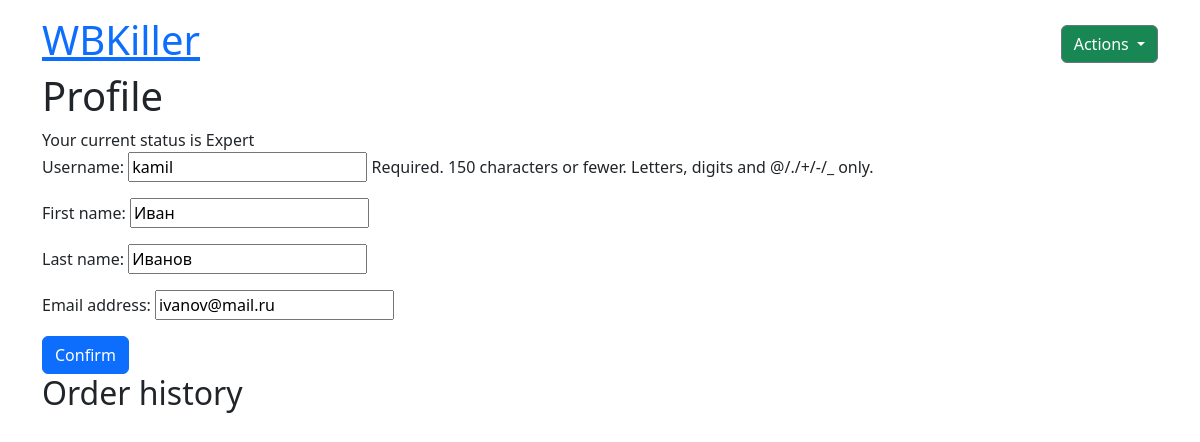
Before: /profile/4 (signed in) with the older database file.
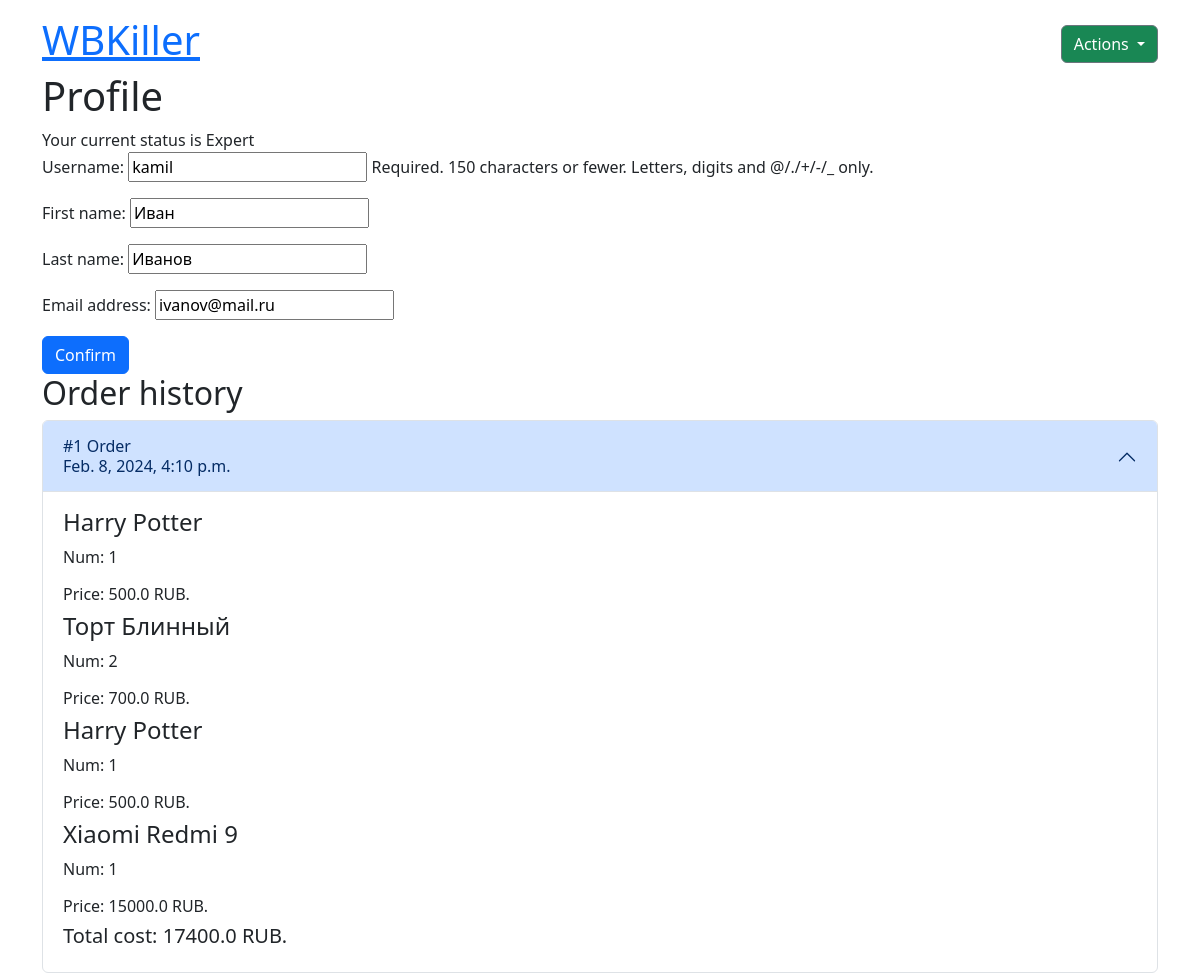
After: the same page with the newer database file.
### app_shop/models.py (models this page shows, shortened)
class Order(models.Model):
    user = models.ForeignKey(User, on_delete=models.CASCADE, verbose_name='пользователь')
    date = models.DateTimeField(auto_now_add=True, verbose_name='дата заказа')
    cart_good = models.ManyToManyField(GoodCart, verbose_name='товар из корзины')
    amount = models.FloatField(default=0, verbose_name='общая стоимость')
    class Meta:
        db_table = 'order'
        verbose_name = 'заказ'
        verbose_name_plural = 'заказы'

class GoodCart(models.Model): #7
    user = models.ForeignKey(User, verbose_name='пользователь', on_delete=models.CASCADE)
    good = models.ForeignKey(Good, verbose_name='товар', on_delete=models.CASCADE)
    good_num = models.PositiveIntegerField(default=1, verbose_name='кол-во товаров')
    payment_choices = [
        ('p', 'Оплаче'),
        ('n', 'Не оплачен')
    ]
    payment_flag = models.CharField(choices=payment_choices, max_length=1, default='n', verbose_name='статус оплаты')
    class Meta:
        db_table = 'good2cart'
        verbose_name = 'корзина'
        verbose_name_plural = 'корзины'

class Good(models.Model): #6
    name = models.CharField(max_length=25, db_index=True, verbose_name='название товара')
    category = models.ForeignKey(GoodCategory, on_delete=models.CASCADE, verbose_name='категория', null=True) #внешний ключ
    price = models.FloatField(verbose_name='цена')
    description = models.TextField(verbose_name='описание товара')
    shop = models.ForeignKey(Shop, on_delete=models.CASCADE, related_name='goods', verbose_name='магазин')
    image = models.ImageField(upload_to='goods', verbose_name='картинка товара')
    amount = models.PositiveIntegerField(verbose_name='кол-во товара')
    activity_choices = [
        ('a', 'Активный'),
        ('i', 'Стоп-лист')
    ]
    activity_flag = models.CharField(choices=activity_choices, max_length=1, default='i', verbose_name='флаг активности')
    class Meta:
        db_table = 'good'
        verbose_name = 'товар'
        verbose_name_plural = 'товары'

### app_shop/views.py (the view, shortened to what this page needs)
# urls.py: path('profile/<int:pk>', UserUpdateView.as_view(), name='profile'),
class UserUpdateView(UpdateView):
    model = User
    fields = ('username', 'first_name', 'last_name', 'email')
    template_name = 'app_shop/profile.html'
    def get_context_data(self, **kwargs):
        context = super(UserUpdateView, self).get_context_data(**kwargs)
        context['orders'] = Order.objects.prefetch_related('cart_good').filter(user=self.request.user).order_by('-date')
        return context

### app_shop/templates/app_shop/profile.html (shortened to what this page needs)
{% extends 'app_shop/base.html' %}
{% block main %}
    <h1>Profile</h1>
    {% if object.profile.status_flag == 'new' %}
        <span>Your current status is Trainee</span>
    {% elif object.profile.status_flag == 'adv' %}
        <span>Your current status is Advanced</span>
    {% else %}
        <span>Your current status is Expert</span>
    {% endif %}
    <form method="post">
        {{form.as_p}}
        <button class="btn btn-primary" type="submit">Confirm</button>
    </form>
<h2>Order history</h2>
<div class="accordion" id="accordionExample">
    {% for order in orders %}
        <div class="accordion-item">
    <h2 class="accordion-header">
      <button class="accordion-button" type="button" data-bs-toggle="collapse" data-bs-target="#collapseOne" aria-expanded="true" aria-controls="collapseOne">
        #{{order.id}} Order <br>{{order.date}}
      </button>
    </h2>
    <div id="collapseOne" class="accordion-collapse collapse show" data-bs-parent="#accordionExample">
      <div class="accordion-body d-flex flex-column">
          {% for i_good in order.cart_good.all %}
            <div>
                <h4>{{i_good.good.name}}</h4>
            </div>
          <div>
              <p>Num: {{i_good.good_num}}</p>
          </div>
          <div>
              <h6>Price: {{i_good.good.price}} RUB.</h6>
          </div>
          {% endfor %}
          <h5>Total cost: {{order.amount}} RUB.</h5>
      </div>
    </div>
  </div>
    {% endfor %}
</div>
{% endblock %}

Changed rows visible on the page:
added Order: id "1", date "Feb. 8, 2024, 4:10 p.m.", amount "17400.0"
now on this page (row edited): GoodCart: good.name "Harry Potter", good_num "1", good.price "500.0"
now on this page (row edited): GoodCart: good.name "Торт Блинный", good_num "2", good.price "700.0"
now on this page (row edited): GoodCart: good.name "Harry Potter", good_num "1", good.price "500.0"
now on this page (row edited): GoodCart: good.name "Xiaomi Redmi 9", good_num "1", good.price "15000.0"
